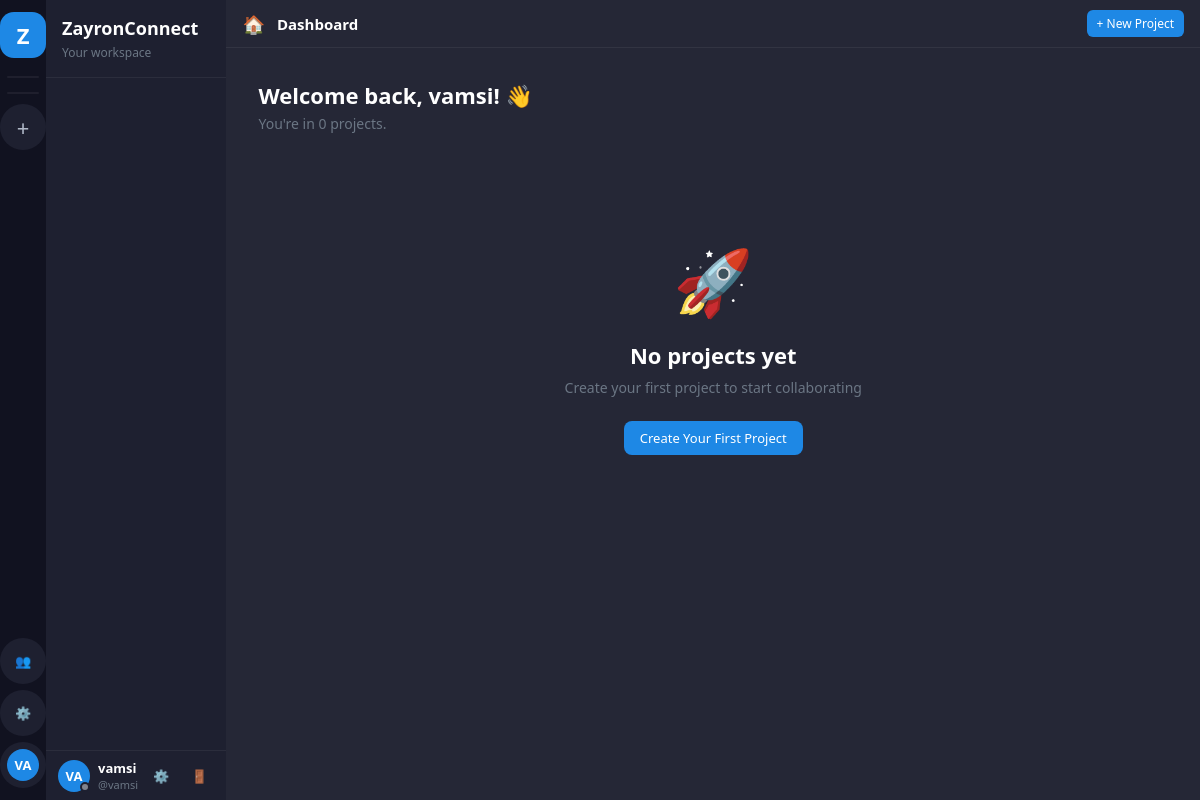
Before: /dashboard/ (signed in) with the older database file.
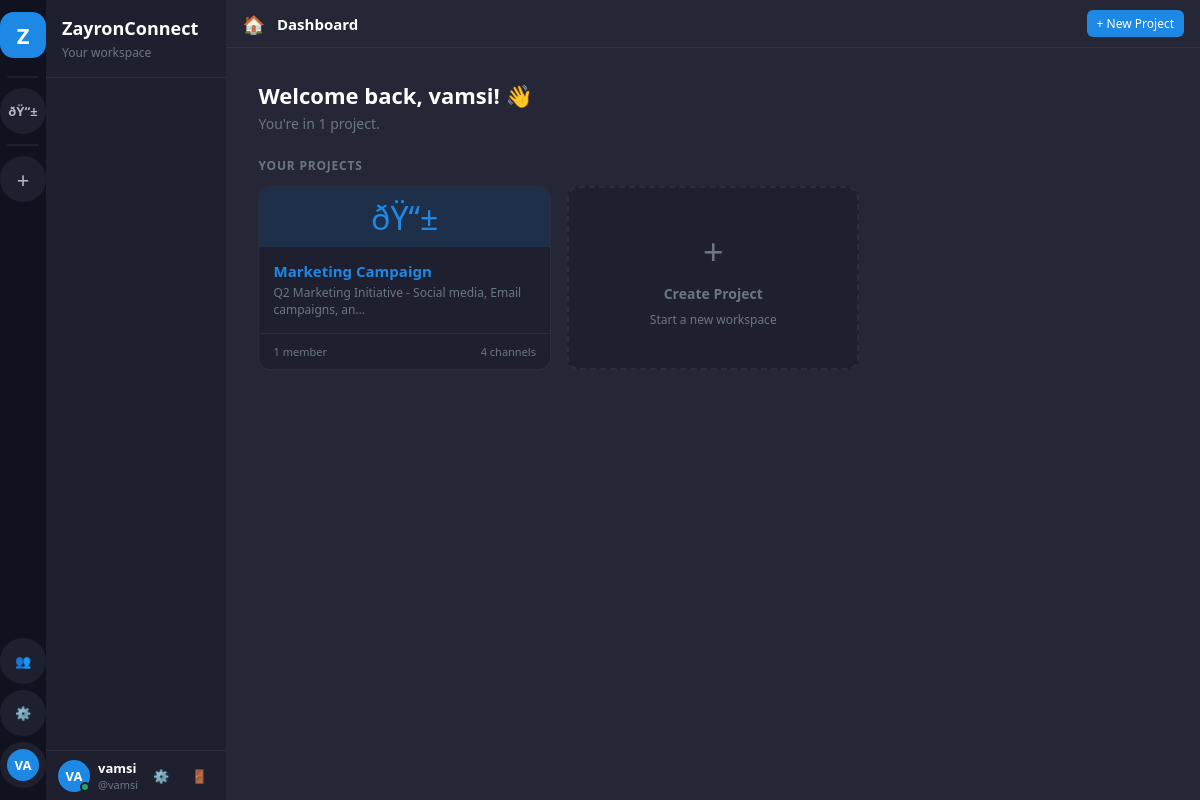
After: the same page with the newer database file.
### accounts/models.py (models this page shows, shortened)
class User(AbstractUser):
    ROLE_CHOICES = [
        ('super_admin', 'Super Admin'),
        ('hr', 'HR'),
        ('employee', 'Employee'),
    ]
    STATUS_CHOICES = [
        ('online', 'Online'),
        ('offline', 'Offline'),
        ('busy', 'Busy'),
        ('away', 'Away'),
    ]
    display_name = models.CharField(max_length=100, blank=True)
    avatar = models.ImageField(upload_to='avatars/', null=True, blank=True)
    is_super_admin = models.BooleanField(default=False)  # Legacy, kept for compatibility
    role = models.CharField(max_length=20, default='employee', choices=ROLE_CHOICES)
    status = models.CharField(max_length=20, default='offline', choices=STATUS_CHOICES)
    bio = models.TextField(blank=True)
    phone = models.CharField(max_length=20, blank=True)
    created_by = models.ForeignKey('self', on_delete=models.SET_NULL, null=True, blank=True, related_name='created_users')
    class Meta:
        db_table = 'zc_users'
    def get_display_name(self):
        return self.display_name or self.get_full_name() or self.username
    def get_status_color(self):
        return {
            'online': '#23a55a',
            'offline': '#80848e',
            'busy': '#f23f43',
            'away': '#f0b232',
        }.get(self.status, '#80848e')
    def get_initials(self):
        name = self.get_display_name()
        parts = name.split()
        if len(parts) >= 2:
            return (parts[0][0] + parts[1][0]).upper()
        return name[:2].upper() if name else 'U'

### workspace/models.py (models this page shows, shortened)
class Project(models.Model):
    name = models.CharField(max_length=200)
    description = models.TextField(blank=True)
    icon = models.CharField(max_length=10, default='💼')
    color = models.CharField(max_length=7, default='#7c5cbf')
    created_by = models.ForeignKey(User, on_delete=models.CASCADE, related_name='created_projects')
    members = models.ManyToManyField(User, through='ProjectMember', related_name='projects')
    created_at = models.DateTimeField(auto_now_add=True)
    is_active = models.BooleanField(default=True)
    invite_code = models.CharField(max_length=20, unique=True, blank=True)
    class Meta:
        db_table = 'zc_projects'
        ordering = ['-created_at']

### workspace/views.py (the view)
# urls.py: path('dashboard/', views.dashboard, name='dashboard'),
@login_required
def dashboard(request):
    projects = request.user.projects.filter(is_active=True).order_by('-created_at')
    dms = []
    try:
        from messaging.models import DirectConversation
        raw_dms = DirectConversation.objects.filter(participants=request.user).order_by('-updated_at')[:8]
        dms = [{'conv': c, 'other': c.get_other(request.user)} for c in raw_dms if c.get_other(request.user)]
    except Exception:
        dms = []
    return render(request, 'workspace/dashboard.html', {
        'projects': projects,
        'dms': dms,
        'all_projects': projects,
    })

### templates/workspace/dashboard.html (shortened to what this page needs)
{% extends 'base.html' %}
{% block sidebar %}
<nav class="sidebar-channels">
  <div class="sc-header">
    <h2 style="font-size:18px;font-weight:800">ZayronConnect</h2>
    <p>Your workspace</p>
  </div>
  <div class="sc-body">
  </div>
  <div class="sc-userbar">
    <div class="avatar-wrap">
      <div class="avatar avatar-32" style="background:var(--accent)">{{ user.get_initials }}</div>
      <div class="status-dot my-status-dot" style="background:{{ user.get_status_color }};border-color:var(--bg-sidebar-r)"></div>
    </div>
    <div style="flex:1;min-width:0">
      <div class="ub-name">{{ user.get_display_name }}</div>
      <div class="ub-tag">@{{ user.username }}</div>
    </div>
    <a href="/profile/" class="btn btn-ghost btn-icon" title="Profile">⚙️</a>
    <a href="/logout/" class="btn btn-ghost btn-icon" title="Logout" onclick="return confirm('Sign out?')">🚪</a>
  </div>
</nav>
{% endblock %}
{% block content %}
<div class="content-header">
  <span class="ch-icon-lg">🏠</span>
  <h3>Dashboard</h3>
  <div class="header-actions">
    <button class="btn btn-primary btn-sm" onclick="openModal('create-project-modal')">
      + New Project
    </button>
  </div>
</div>
<div class="dashboard-content">
  <div style="margin-bottom:24px">
    <h2 style="font-size:22px;font-weight:800;margin-bottom:4px">Welcome back, {{ user.get_display_name }}! 👋</h2>
    <p style="color:var(--text-3);font-size:14px">You're in {{ projects|length }} project{{ projects|length|pluralize }}.</p>
  </div>
  {% if projects %}
  <h4 style="font-size:12px;text-transform:uppercase;letter-spacing:.8px;color:var(--text-3);margin-bottom:12px">Your Projects</h4>
  <div class="dashboard-grid">
    {% for project in projects %}
    <a href="/project/{{ project.id }}/" class="project-card">
      <div class="project-card-banner" style="background:{{ project.color }}20">
        <span>{{ project.icon }}</span>
      </div>
      <div class="project-card-body">
        <h3>{{ project.name }}</h3>
        <p>{{ project.description|default:'No description'|truncatechars:60 }}</p>
      </div>
      <div class="project-card-footer">
        <span>{{ project.members.count }} member{{ project.members.count|pluralize }}</span>
        <span>{{ project.channels.count }} channel{{ project.channels.count|pluralize }}</span>
      </div>
    </a>
    {% endfor %}
    <div class="create-card" onclick="openModal('create-project-modal')">
      <span class="plus">+</span>
      <span style="font-size:14px;font-weight:600">Create Project</span>
      <span style="font-size:12px;color:var(--text-3)">Start a new workspace</span>
    </div>
  </div>
  {% else %}
  <div style="text-align:center;padding:80px 20px">
    <div style="font-size:64px;margin-bottom:16px">🚀</div>
    <h2 style="font-size:22px;font-weight:700;margin-bottom:8px">No projects yet</h2>
    <p style="color:var(--text-3);margin-bottom:24px">Create your first project to start collaborating</p>
    <button class="btn btn-primary" onclick="openModal('create-project-modal')">
      Create Your First Project
    </button>
  </div>
  {% endif %}
</div>
{% endblock %}

### templates/base.html (shortened to what this page needs)
<!DOCTYPE html>
<html lang="en">
<head>
<link rel="stylesheet" href="/static/css/main.css">
</head>
<body>
<div class="app-shell">
  <nav class="sidebar-projects" id="sidebar-projects">
    <a href="/dashboard/" class="sp-btn sp-logo" title="ZayronConnect">Z</a>
    <div class="sp-divider"></div>
    {% for project in all_projects %}
    <a href="/project/{{ project.id }}/"
       class="sp-btn {% if current_project and current_project.id == project.id %}active{% endif %}"
       title="{{ project.name }}"
       style="{% if current_project and current_project.id == project.id %}background:{{ project.color }}{% endif %}">
      {{ project.icon }}
    </a>
    {% endfor %}
    <div class="sp-divider"></div>
    <a href="/project/create/" class="sp-btn" title="New Project">
      <span style="font-size:22px;font-weight:300">+</span>
    </a>
    {% if user.is_super_admin %}
    <a href="{% url 'user_management' %}" class="sp-btn" title="User Management">
      👥
    </a>
    {% endif %}
    {% if user.is_super_admin or user.is_staff %}
    <a href="/admin-panel/" class="sp-btn" title="Admin Panel">
      ⚙️
    </a>
    {% endif %}
    <a href="/profile/" class="sp-btn" title="Profile">
      <div class="avatar avatar-32" style="background:var(--accent)">{{ user.get_initials }}</div>
    </a>
  </nav>
  {% block sidebar %}{% endblock %}
  <main class="main-content" id="main-content">
    {% block content %}{% endblock %}
  </main>
</div>
</body>
</html>

Changed rows visible on the page:
added Project: icon "ðŸ“±", name "Marketing Campaign", description "Q2 Marketing Initiative - Social media, Email campaigns, an…", members.count "1", channels.count "4"
changed User "vamsi": status "offline" → "online" (drawn)
Other visible differences:
{{ projects|length }}: "0" → "1"
text no longer shown: "🚀 No projects yet Create your first project to start collaborating Create Your First Project"
text now shown: "YOUR PROJECTS + Create Project Start a new workspace"
